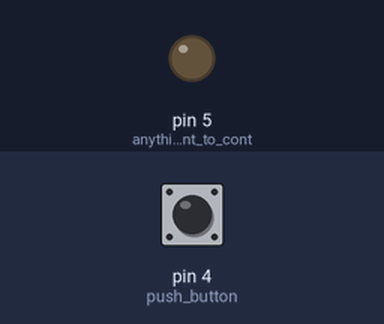
Bench run of a sketch on a simulated Arduino Uno, built with avr-gcc and run on an emulated ATmega328P. On the bench: output pins drawn as LEDs (lit = HIGH). The inputs (shaded band) are chosen by the test bench; at power-on: pin 4 (push_button) LOW.

Above: at 1.2 s.
1.3 s: pin 4 (push_button) pulled HIGH for 0.15 s
At 2.5 s:
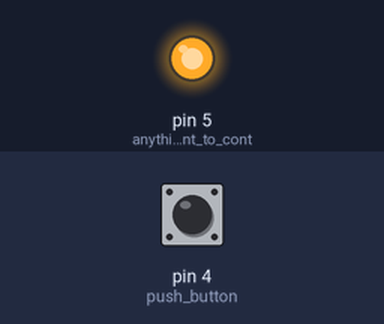
2.9 s: pin 4 (push_button) pulled HIGH for 1 s
At 3.9 s:
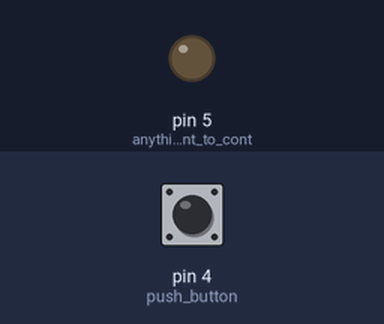
5.4 s: pin 4 (push_button) pulled HIGH for 3.2 s
At 5.8 s:
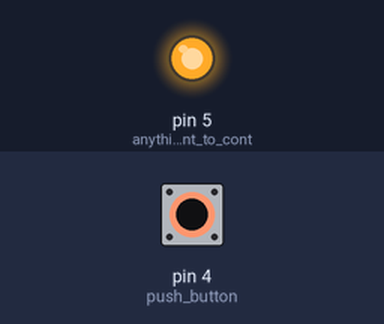
Timing chart, 0 to 8.4 s (numbered marks = the images above; inputs shaded):
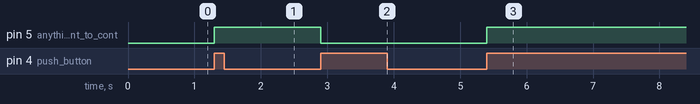

The sketch:

button_control_led_expanding.ino
```cpp
//Let's say you have your push button on pin 2
int switchState = 0; // actual read value from pin2
int oldSwitchState = 0; // last read value from pin2

int lightsOn = 0; // is the switch on = 1 or off = 0

void setup() {
  pinMode(4, INPUT); // push button
  pinMode(5, OUTPUT); // anything you want to control using a switch e.g. a Led
}

void loop() {
  switchState = digitalRead(4); // read the pushButton State
  if (switchState != oldSwitchState) // catch change
  {
    oldSwitchState = switchState;
    if (switchState == HIGH)
    {
      // toggle
      lightsOn = !lightsOn;
    }
  }

  if(lightsOn)
  {
     digitalWrite(5, HIGH);   // set the LED on
   } else {
      digitalWrite(5, LOW);   // set the LED off
    }
  }
```

Measured:
- after the input at 1.3 s, pin 5 (anything_you_want_to_cont): LOW → HIGH at once
- after the input at 2.9 s, pin 5 (anything_you_want_to_cont): HIGH → LOW at once
- after the input at 5.4 s, pin 5 (anything_you_want_to_cont): LOW → HIGH at once
